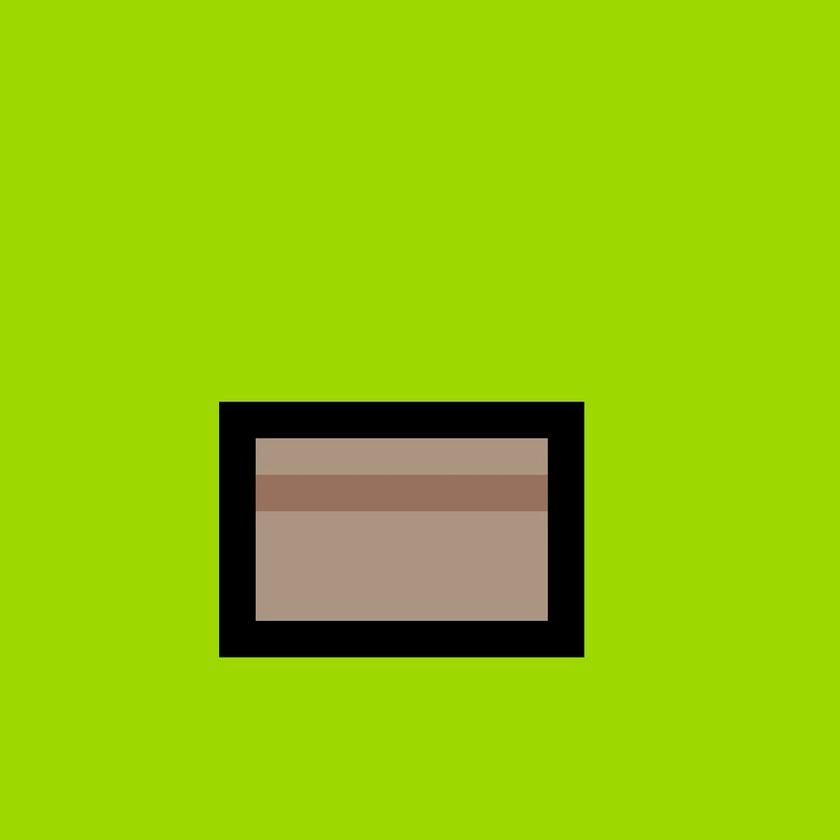
#> input picture VpetPNG/1.2/box.jpg, 840 x 840 px, shrunk from 1840 x 1840 before the run
$ python -i tools_bake_cutouts.py   (imports and definitions only)
#> lines starting #> are read from the running program, lines starting #| are printed output that depends on the picture; after the words box and inside, x2 and y2 are one past the last pixel; in counts of white or black regions, pixels touching at a corner belong together
#> further down, picture is the input picture: PIL image 840x840 RGB; mean R, G, B 148.9, 198.2, 9.3
#!/usr/bin/env python3
"""把绿幕图预抠成透明 PNG → assets/cutout/，原图移到 assets/raw_green/。

覆盖普通与黑框图组：sprites / minipet / props / ui / sprites_black / minipet_black
已有 RGBA PNG（如 nc*）也会写入 cutout（必要时再抠外圈绿）。
"""
from __future__ import annotations

import shutil
from pathlib import Path

from PIL import Image

ROOT = Path(__file__).resolve().parent
ASSETS = ROOT / "assets"
CUTOUT = ASSETS / "cutout"
RAW = ASSETS / "raw_green"
SUBDIRS = ("sprites", "minipet", "props", "ui", "sprites_black", "minipet_black")
OUTER_LIME = frozenset({"yes.jpg", "no.jpg", "box.jpg", "flag.jpg", "shy3.jpg", "yes.png", "no.png", "box.png", "flag.png", "shy3.png"})


def _is_chroma_green(r: int, g: int, b: int) -> bool:
    return ((g > 200) and (r < 90) and (b < 90)) or ((g > 100) and (g >= r + 15) and (g >= b + 25))


def _remove_outer_key_rgba(img: Image.Image, key_mask) -> Image.Image:
    try:
        import numpy as np
        from collections import deque

        arr = np.asarray(img.convert("RGBA"), dtype=np.uint8).copy()
        h, w = arr.shape[:2]
        key = np.asarray(key_mask, dtype=bool)
        if key.shape[:2] != (h, w):
            return img.convert("RGBA")
        visited = np.zeros((h, w), dtype=bool)
        q: deque[tuple[int, int]] = deque()
        for x in range(w):
            for y in (0, h - 1):
                if key[y, x] and not visited[y, x]:
                    visited[y, x] = True
                    q.append((x, y))
        for y in range(h):
            for x in (0, w - 1):
                if key[y, x] and not visited[y, x]:
                    visited[y, x] = True
                    q.append((x, y))
        while q:
            x, y = q.popleft()
            arr[y, x, 3] = 0
            for nx, ny in ((x - 1, y), (x + 1, y), (x, y - 1), (x, y + 1)):
                if 0 <= nx < w and 0 <= ny < h and key[ny, nx] and not visited[ny, nx]:
                    visited[ny, nx] = True
                    q.append((nx, ny))
        return Image.fromarray(arr, "RGBA")
    except Exception:
        rgba = img.convert("RGBA")
        px = rgba.load()
        w, h = rgba.size
        for y in range(h):
            for x in range(w):
                r, g, b, a = px[x, y]
                if a > 8 and _is_chroma_green(r, g, b):
                    if x == 0 or y == 0 or x == w - 1 or y == h - 1:
                        px[x, y] = (r, g, b, 0)
        return rgba


# [24 lines left out: function _remove_green, not called in this run]


def _remove_outer_lime_green(img: Image.Image) -> Image.Image:
    try:
        import numpy as np

        arr = np.asarray(img.convert("RGBA"), dtype=np.uint8)
        r = arr[..., 0].astype(np.int16)
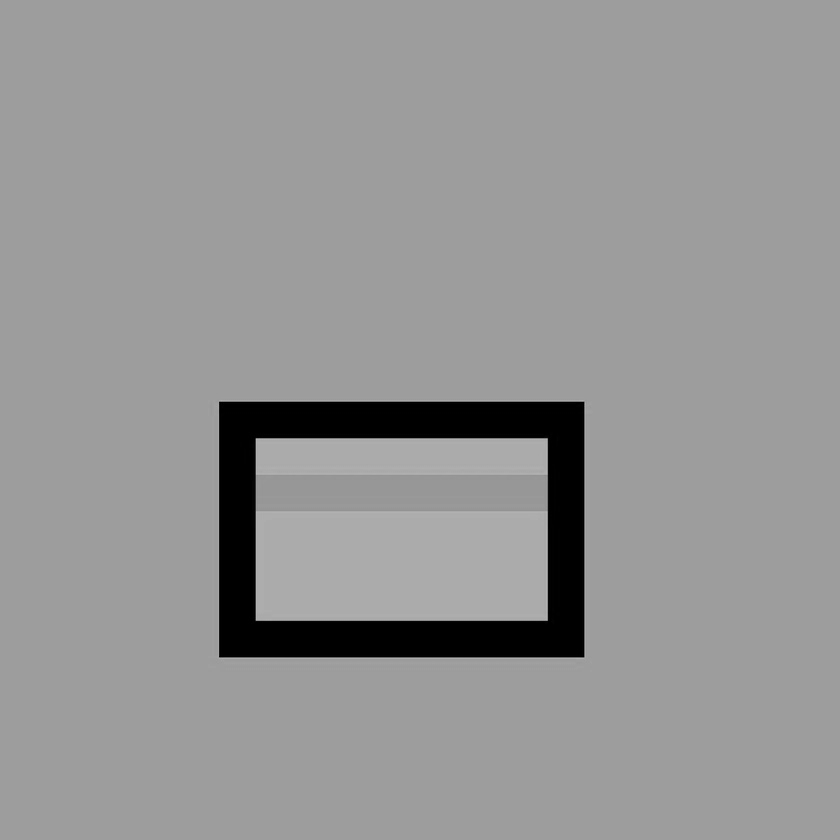
#> r: shape (840, 840) int16; min 0, max 186, mean 148.9
        g = arr[..., 1].astype(np.int16)
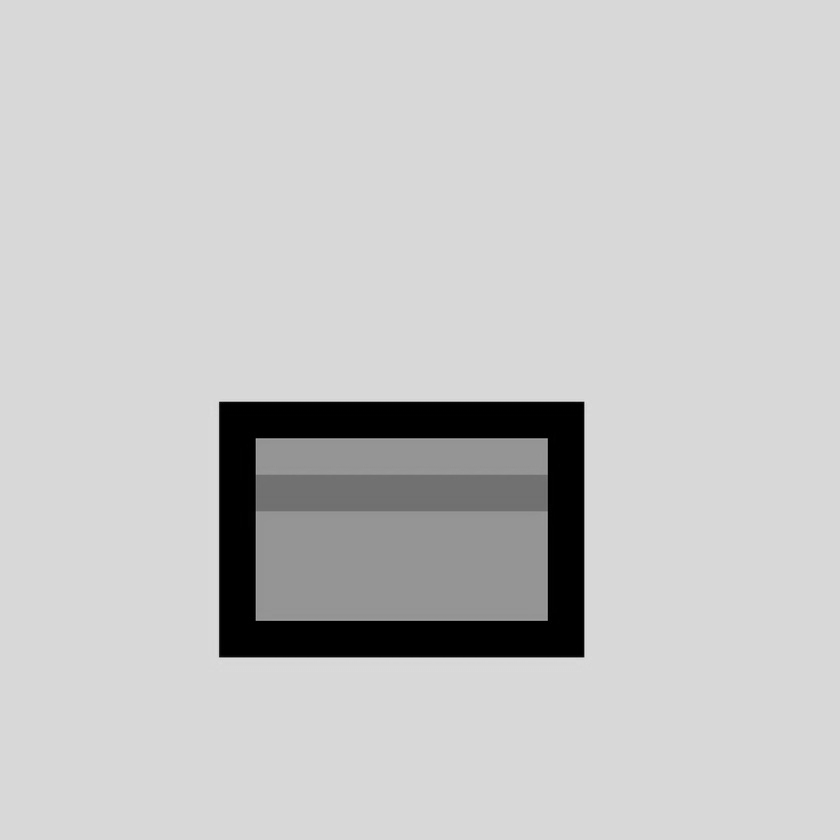
#> g: shape (840, 840) int16; min 0, max 227, mean 198.2
        b = arr[..., 2].astype(np.int16)
        a = arr[..., 3]
#> a: shape (840, 840); every value is 255
        key = (a > 8) & (g > 140) & (g >= r + 20) & (g >= b + 10) & (b < 180)
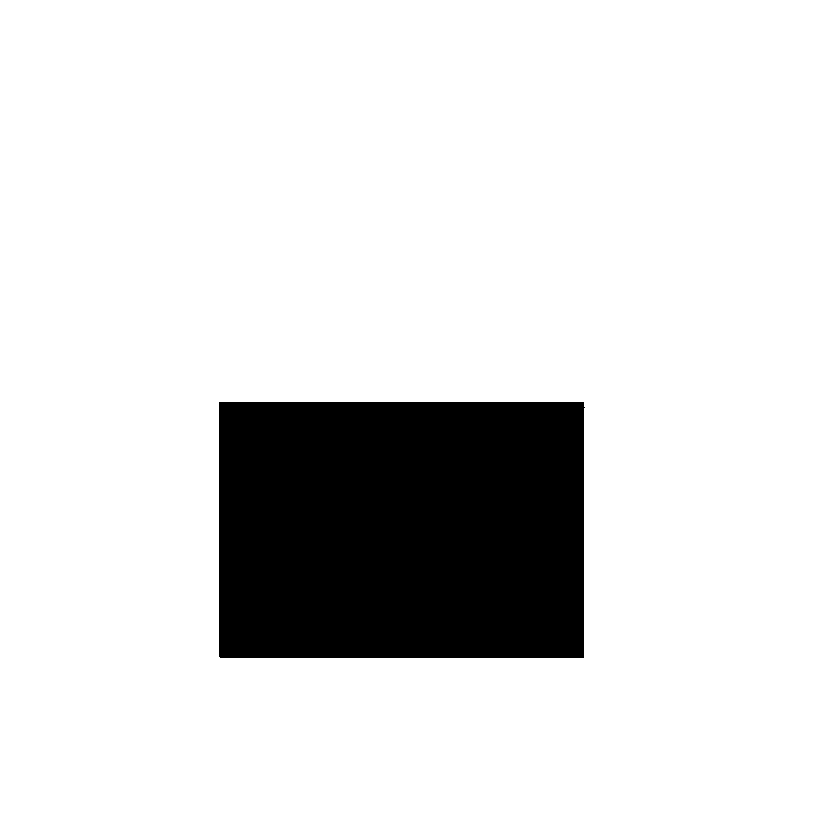
#> key: shape (840, 840) bool; 86.8% white; 1 black region, box (x1, y1, x2, y2) and area: (219, 402, 585, 658) 93440
        return _remove_outer_key_rgba(img, key)
#> after the loop in _remove_outer_key_rgba, `for x in range(w):`:
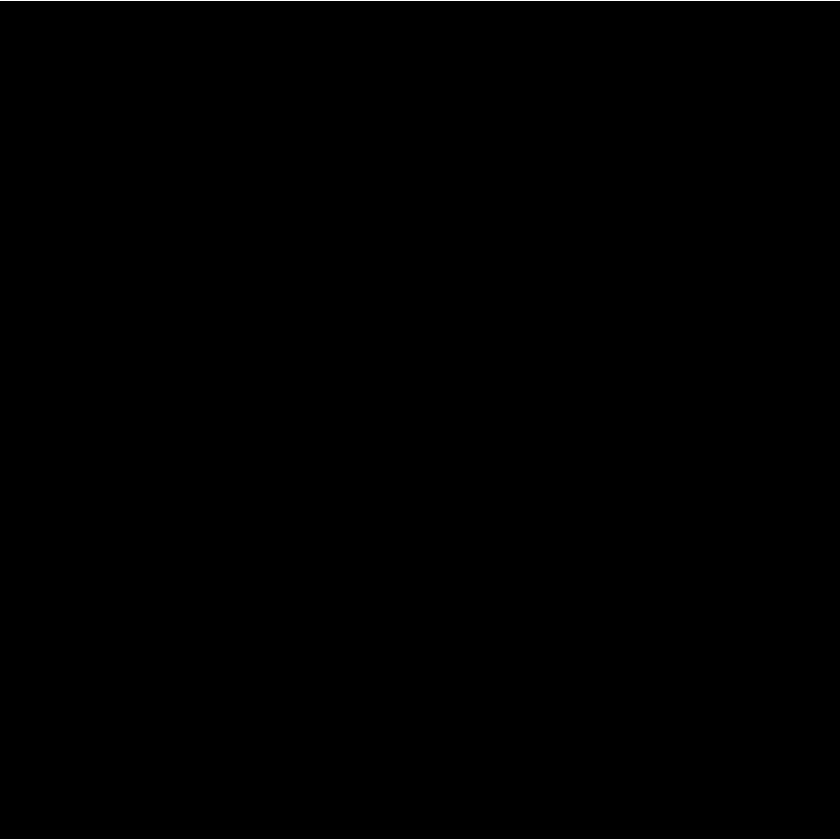
#> visited: shape (840, 840) bool; 0.24% white in thin lines or dots
#> after the loop in _remove_outer_key_rgba, `for y in range(h):`:
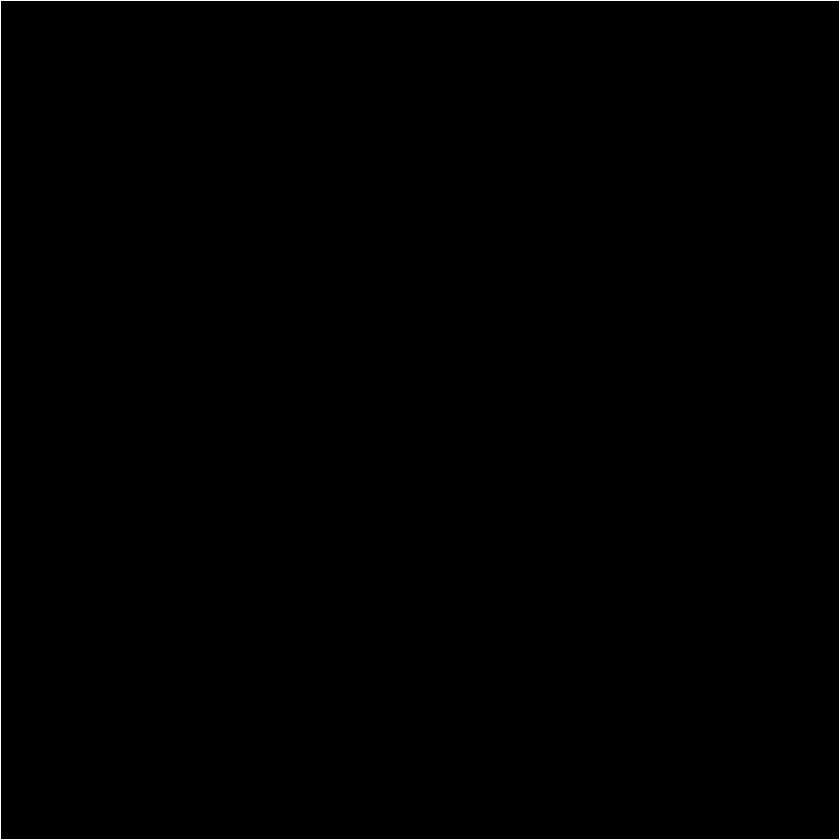
#> visited: shape (840, 840) bool; 0.48% white in thin lines or dots
#> after the loop in _remove_outer_key_rgba, `while q:`:
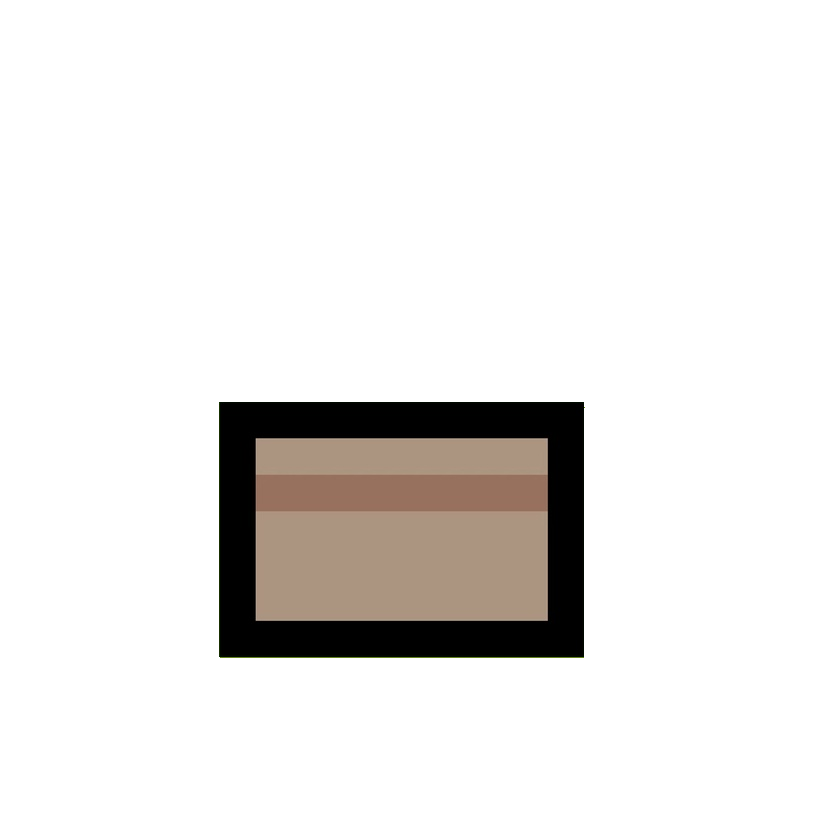
#> arr: shape (840, 840, 4); mean R, G, B, A 148.9, 198.2, 9.3, 33.8; transparent parts drawn white
    except Exception:
        return _remove_green(img)


# [89 lines left out: functions _already_mostly_transparent, _key_image, bake_one, iter_sources, main, not called in this run]


# [2 lines not run here, left out]

>>> from PIL import Image
>>> picture = Image.open('../1.2/box.jpg')
>>> result = _remove_outer_lime_green(picture)
